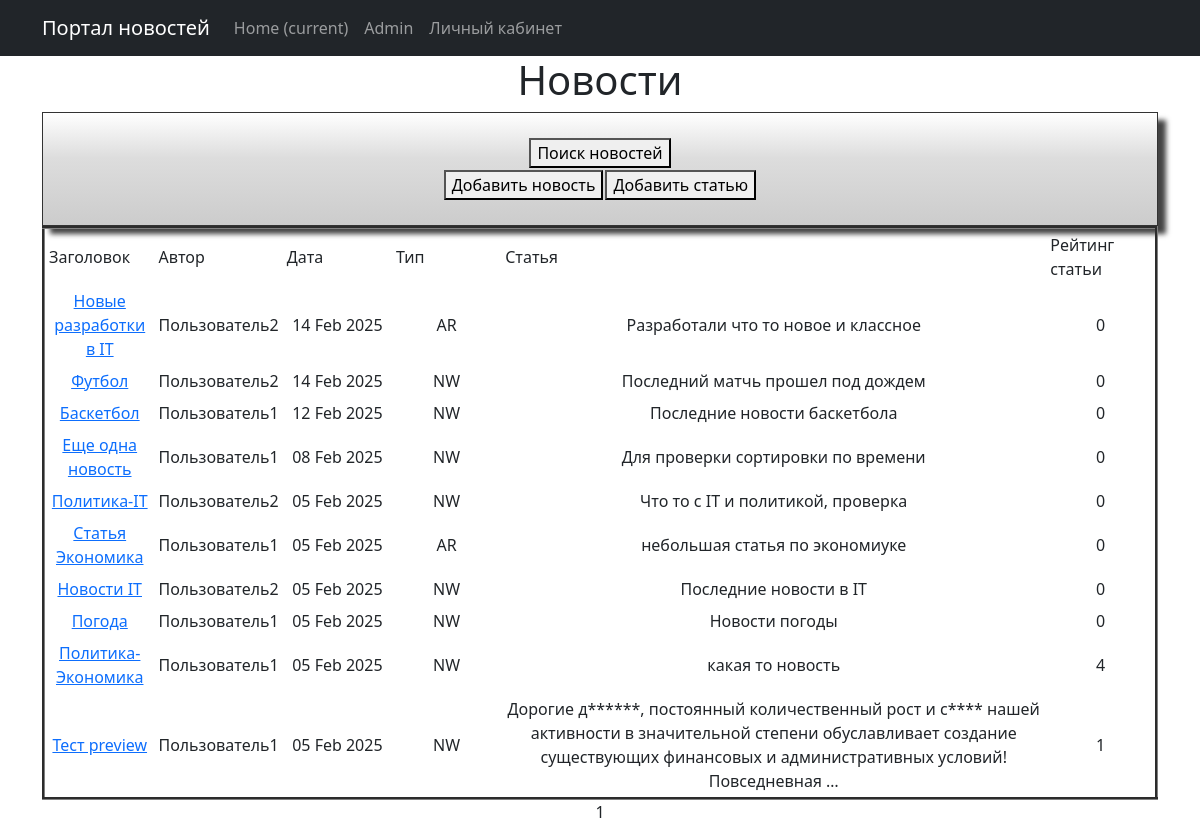
/publication/, run on the app's committed database.
### news/models.py (models this page shows, shortened)
class Post(models.Model):
    news = "NW"
    article = "AR"
    POSITIONS = [(news, "Новость"),
                 (article, "Статья")]
    autor_id = models.ForeignKey(Author, on_delete=models.CASCADE)
    type = models.CharField(max_length = 2, choices=POSITIONS, default=news)
    date_time = models.DateTimeField(auto_now_add=True)
    category = models.ManyToManyField(Category, through="PostCategory")
    title_news = models.CharField(max_length = 128)
    text_news = models.TextField()
    rating_post = models.IntegerField(default = 0)

class Censorship(models.Model):
    word = models.CharField(max_length = 255, unique=True)
    def __str__(self):
        return f'{self.word}'

class Author(models.Model):
    rating_autor = models.IntegerField(default = 0)
    user = models.OneToOneField(User, on_delete=models.CASCADE)

### news/views.py (the view)
# urls.py: path('', PostList.as_view(), name="news_list"),
class PostList(ListView):
    model = Post
    ordering = '-date_time'
    template_name = 'posts.html'
    context_object_name = 'posts'
    paginate_by = 10

### news/templatetags/custom_filters.py (called while the page is built)
def delete_symbol_l_r(word):
    symbols = ['!', '"', '#', '$', '%', '&', "'", '(', ')' '*',"\\", '+', ',', '-', '.', '/', ':', ';', '<', '=', '>', '?',
               '@', '[', ']', '^', '_', '`', '{', '|', '}']
    for symbol in symbols:
       word = word.rstrip(symbol).lstrip(symbol)
    return word

def stripping(text):
    word = ''
    for i in text:
        if i.isalpha():
            word += i
    return word.lower()

@register.filter()
def censor(text):
    list_censor = [str(i) for i in Censorship.objects.all()]
    for word in text.split():
        format_word = stripping(word)
        if format_word in list_censor:
            cencore_word = format_word[0] + "*" * (len(word) - 1)
            text = text.replace(delete_symbol_l_r(word), cencore_word)
    return text

### templates/posts.html (shortened to what this page needs)
{% extends 'flatpages/default.html' %}
{% load custom_filters %}
{% load custom_tags %}
{% block content %}
    <h1>Новости</h1>
<div class="shadowbox">
                <table align="center">
                    <tr>
                        <td colspan="2">
                            <form action="/publication/search/" target="_blank">
                                <button>Поиск новостей</button>
                            </form>
                        </td>
                    </tr>
                    <tr>
                        <td align="center">
                            <form action="/publication/news/create/" target="_blank">
                                <button>Добавить новость</button>
                            </form>
                        </td>
                        <td align="center">
                            <form action="/publication/article/create/" target="_blank">
                                <button>Добавить статью</button>
                            </form>
                        </td>
                    </tr>
                </table>
        </div>
        {% if posts %}
            <table border="3" cellpadding="4" cellspacing="1" width="100%">
                <tr>
                    <td align="left" width="10%">Заголовок</td>
                    <td align="left" width="10%">Автор</td>
                    <td align="left" width="10%">Дата</td>
                    <td align="left" width="10%">Тип</td>
                    <td align="left" width="50%">Статья</td>
                    <td align="left" width="10%">Рейтинг статьи</td>
                </tr>
                {% for post in posts%}
                <tr>
                    <td><a href="http://127.0.0.1:8000/publication/{{ post.pk }}">{{ post.title_news | censor }}</a></td>
                    <td>{{ post.autor_id.user }}</td>
                    <td>{{ post.date_time | date:'d M Y' }}</td>
                    <td>{{ post.type }}</td>
                    <td>{{ post.text_news | truncatewords:20 | censor }}</td>
                    <td>{{ post.rating_post }}</td>
                </tr>
                {% endfor %}
            </table>
        {% else %}
        <h2>Новостей нет!</h2>
        {% endif%}
   {{ page_obj.number }}
{% endblock content %}

### templates/posts.html (style rules this page uses)
.shadowbox { width: 100%; margin: 0 auto; border: 1px solid #333; box-shadow: 8px 8px 5px #444; padding: 8px 12px; background-image: linear-gradient(180deg, #fff, #ddd 40%, #ccc); }
td { border: 2px black }

### data on the page
Post: title_news|censor "Новые разработки в IT", autor_id.user "Пользователь2", date_time "14 Feb 2025", type "AR", text_news|censor "Разработали что то новое и классное", rating_post "0"
Post: title_news|censor "Футбол", autor_id.user "Пользователь2", date_time "14 Feb 2025", type "NW", text_news|censor "Последний матчь прошел под дождем", rating_post "0"
Post: title_news|censor "Баскетбол", autor_id.user "Пользователь1", date_time "12 Feb 2025", type "NW", text_news|censor "Последние новости баскетбола", rating_post "0"
Post: title_news|censor "Еще одна новость", autor_id.user "Пользователь1", date_time "08 Feb 2025", type "NW", text_news|censor "Для проверки сортировки по времени", rating_post "0"
Post: title_news|censor "Политика-IT", autor_id.user "Пользователь2", date_time "05 Feb 2025", type "NW", text_news|censor "Что то с IT и политикой, проверка", rating_post "0"
Post: title_news|censor "Статья Экономика", autor_id.user "Пользователь1", date_time "05 Feb 2025", type "AR", text_news|censor "небольшая статья по экономиуке", rating_post "0"
Post: title_news|censor "Новости IT", autor_id.user "Пользователь2", date_time "05 Feb 2025", type "NW", text_news|censor "Последние новости в IT", rating_post "0"
Post: title_news|censor "Погода", autor_id.user "Пользователь1", date_time "05 Feb 2025", type "NW", text_news|censor "Новости погоды", rating_post "0"
Post: title_news|censor "Политика-Экономика", autor_id.user "Пользователь1", date_time "05 Feb 2025", type "NW", text_news|censor "какая то новость", rating_post "4"
Post: title_news|censor "Тест preview", autor_id.user "Пользователь1", date_time "05 Feb 2025", type "NW", text_news|censor "Дорогие д******, постоянный количественный рост и с**** нашей активности в значительной степени обуславливает создание существующих финансовых и административных условий! Повседневная …", rating_post "1"

### other printed values
{{ page_obj.number }} "1"
